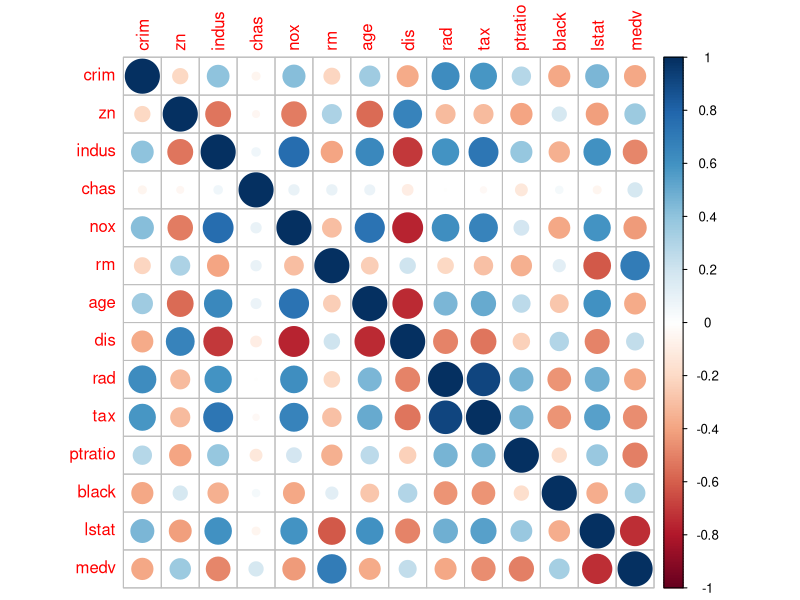
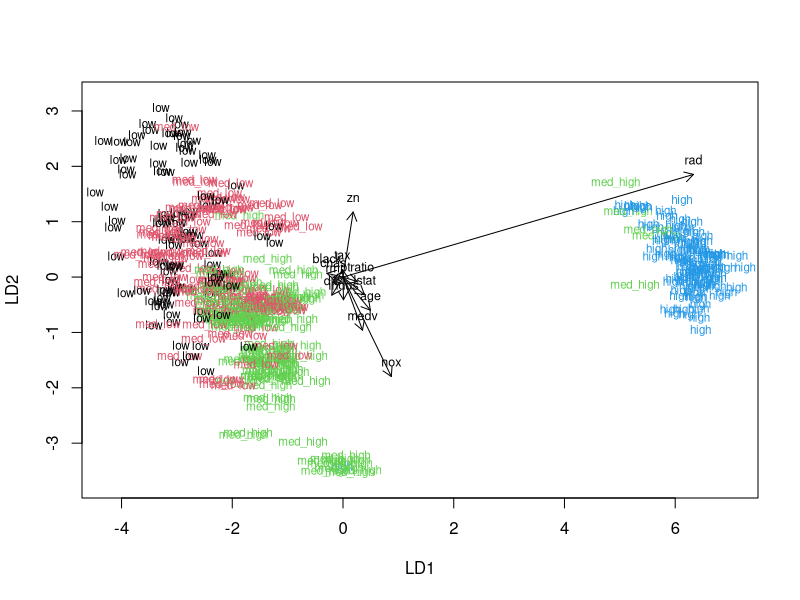
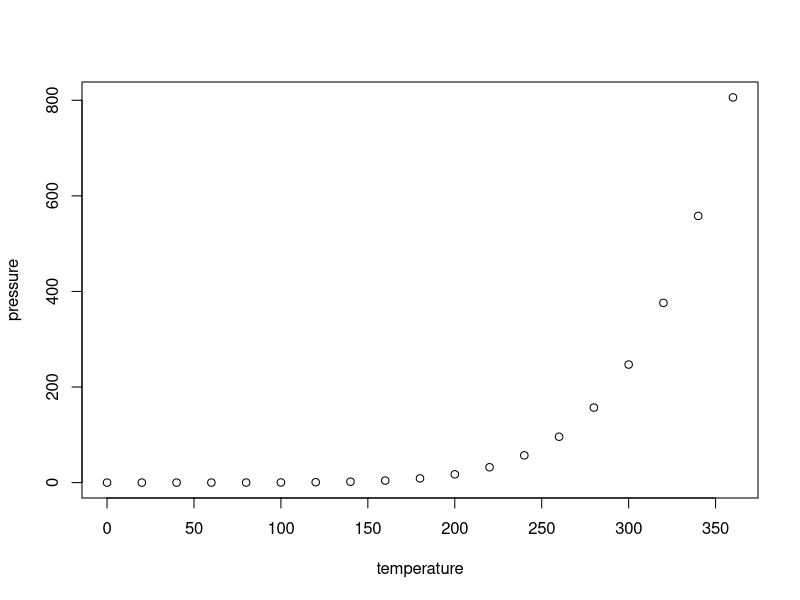

These charts were generated, in order, by the following R code:
## ---- chunk 1
library(MASS)
data("Boston")
str(Boston)
summary(Boston)
## ---- chunk 2
summary(Boston)
## ---- chunk 3
cor_matrix <- cor(Boston) 
round(cor_matrix, 2)
## ---- chunk 4
library(tidyverse)
library(corrplot)
corrplot(cor_matrix)
## ---- chunk 5
# center and standardize variables
boston_scaled <- scale(Boston)

# summaries of the scaled variables
summary(boston_scaled)
## ---- chunk 6
# center and standardize variables
boston_scaled <- scale(Boston)

# summaries of the scaled variables
summary(boston_scaled)

# class of the boston_scaled object
#class(boston_scaled)

# change the object to data frame
boston_scaled <- as.data.frame(boston_scaled)

# summary of the scaled crime rate
# summary(boston_scaled$crim)

# create a quantile vector of crim and print it
bins <- quantile(boston_scaled$crim)
#bins

# create a categorical variable 'crime'
crime <- cut(boston_scaled$crim, breaks = bins, include.lowest = TRUE, 
             label = c("low", "med_low", "med_high", "high"))

# look at the table of the new factor crime
# table(crime)

# remove original crim from the dataset
boston_scaled <- dplyr::select(boston_scaled, -crim)

# add the new categorical value to scaled data
boston_scaled <- data.frame(boston_scaled, crime)
## ---- chunk 7
# number of rows in the Boston dataset 
n <- nrow(boston_scaled)
#n
# choose randomly 80% of the rows
ind <- sample(n,  size = n * 0.8)
#ind #random row numbers saved

# create train set
train <- boston_scaled[ind,]
#class(train) # now a smaller train data.frame was generated with random rows

# create test set 
test <- boston_scaled[-ind,]

# save the correct classes from test data
correct_classes <- test$crime

# remove the crime variable from test data
library(dplyr)
test <- dplyr::select(test, -crime)
## ---- chunk 8
lda.fit <- lda(crime ~ ., data = train)

# print the lda.fit object
lda.fit


# the function for lda biplot arrows
# arrow and text color set to black
lda.arrows <- function(x, myscale = 1, arrow_heads = 0.1, color = "red", tex = 0.75, choices = c(1,2)){
  heads <- coef(x)
  arrows(x0 = 0, y0 = 0, 
         x1 = myscale * heads[,choices[1]], 
         y1 = myscale * heads[,choices[2]], col="black", length = arrow_heads)
  text(myscale * heads[,choices], labels = row.names(heads), 
       cex = tex, col="black", pos=3)
}

# target classes as numeric
classes <- as.numeric(train$crime)

# plot the lda results
# all was black before adding the col and pch
plot(lda.fit, dimen = 2, col = classes, pch = classes)
lda.arrows(lda.fit, myscale = 2)

# lda.fit, correct_classes and test are available
#?predict.lda

# predict classes with test data
#lda.pred <- predict(lda.fit, newdata = test)

# cross tabulate the results
#table(correct = correct_classes, predicted = lda.pred$class)
## ---- chunk 9
knitr::opts_chunk$set(echo = FALSE)
## ---- chunk 10
summary(cars)
## ---- chunk 11
plot(pressure)
